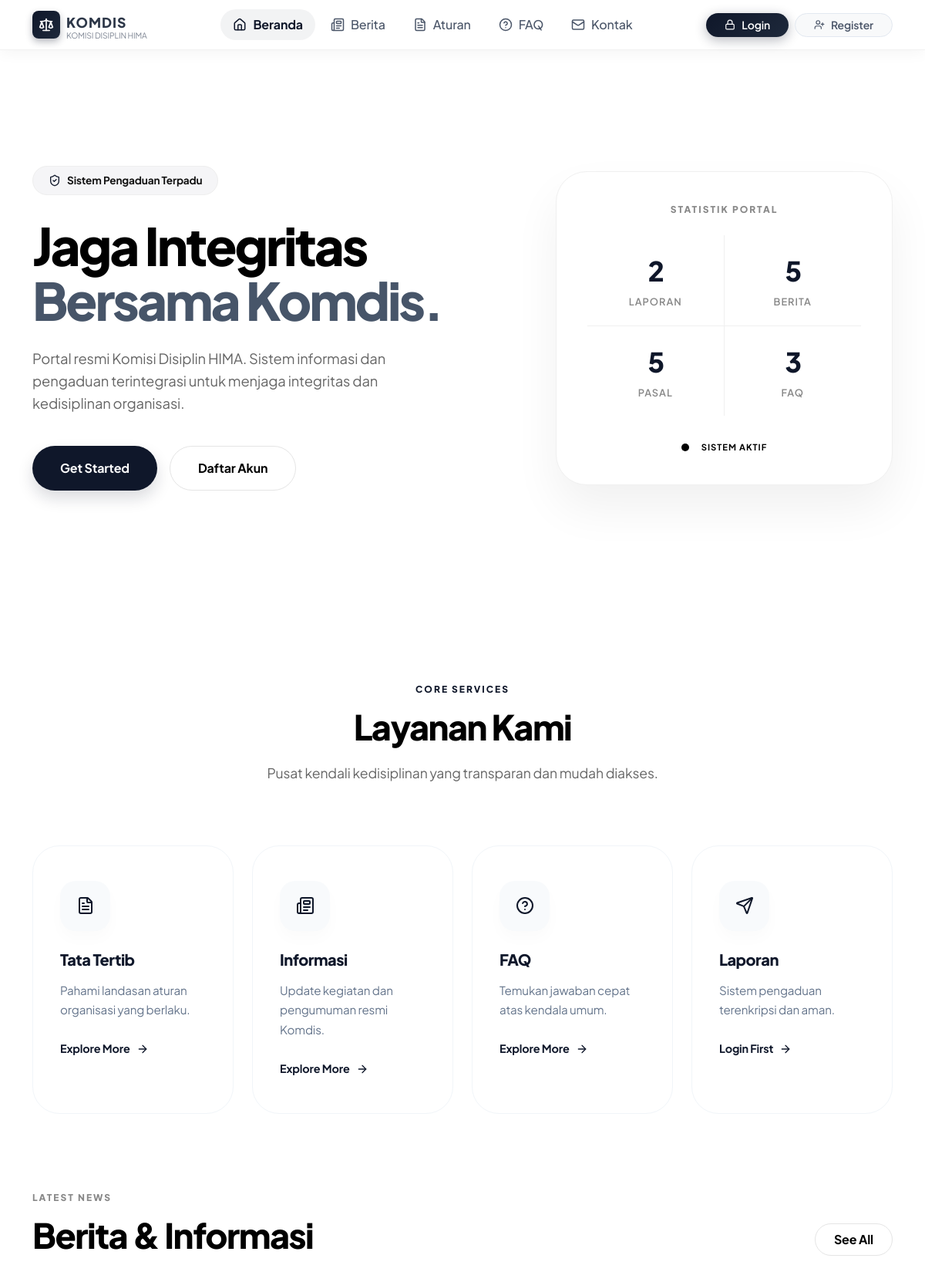
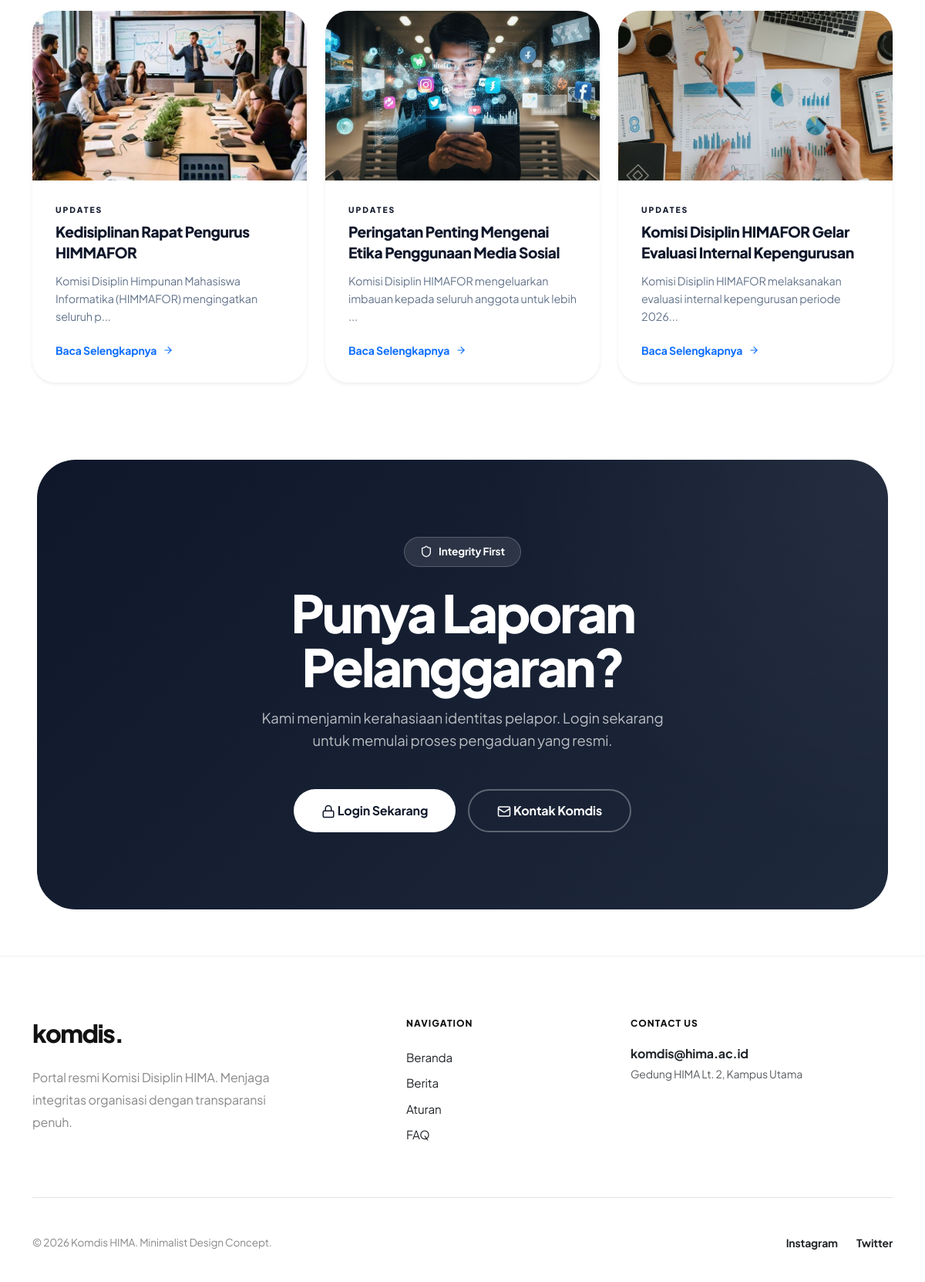
/guest/home.php, run on the app's committed database (2 pictures, top to bottom).
### tables this page shows
CREATE TABLE `berita` (
  `id` int NOT NULL,
  `judul` varchar(255) NOT NULL,
  `isi` text NOT NULL,
  `thumbnail` varchar(255) DEFAULT '',
  `created_at` timestamp NOT NULL DEFAULT CURRENT_TIMESTAMP
);

### guest/home.php (the view, shortened to what this page needs)
<?php
include '../config/koneksi.php';
?>
<!DOCTYPE html>
<html lang="id">
<head>
    <link href="../assets/css/bootstrap.min.css" rel="stylesheet">
</head>
<body>
    <?php
    if (isset($_SESSION['login']) && $_SESSION['role'] == 'user') {
        include '../partials/user_navbar.php';
    } else {
        include '../partials/guest_navbar.php';
    }
    ?>
    <section class="hero">
        <div class="container position-relative">
            <div class="row align-items-center g-5">
                <div class="col-lg-7">
                    <div class="hero-badge">
                        <i data-lucide="shield-check" style="width: 16px; height: 16px; color: #0f172a;"></i> Sistem Pengaduan Terpadu
                    </div>
                    <h1 class="hero-title">
                        Jaga Integritas<span>Bersama Komdis.</span>
                    </h1>
                    <p class="hero-desc">
                        Portal resmi Komisi Disiplin HIMA. Sistem informasi dan pengaduan terintegrasi untuk menjaga
                        integritas dan kedisiplinan organisasi.
                    </p>
                    <div class="d-flex flex-wrap gap-3">
                        <?php if (isset($_SESSION['login'])): ?>
                            <?php $dashboardUrl = ($_SESSION['role'] == 'admin') ? '../admin/dashboard.php' : '../user/dashboard.php'; ?>
                            <a href="<?= $dashboardUrl ?>" class="btn-hero-primary">Ke Dashboard</a>
                        <?php else: ?>
                            <a href="../auth/login.php" class="btn-hero-primary">Get Started</a>
                            <a href="../auth/register.php" class="btn-hero-secondary">Daftar Akun</a>
                        <?php endif; ?>
                    </div>
                </div>
                <div class="col-lg-5">
                    <div class="hero-card-float">
                        <p class="section-label text-center mb-4">Statistik Portal</p>
                        <div class="row g-0">
                            <div class="col-6 stat-item"
                                style="border-right:1px solid #f0f0f0; border-bottom:1px solid #f0f0f0;">
                                <?php
                                $jml_laporan = 0;
                                try {
                                    $jml_laporan = @mysqli_fetch_row(mysqli_query($conn, "SELECT COUNT(*) FROM laporan"))[0] ?? 0;
                                } catch (Exception $e) {
                                }
                                ?>
                                <div class="num"><span><?= $jml_laporan ?></span></div>
                                <div class="lbl">Laporan</div>
                            </div>
                            <div class="col-6 stat-item" style="border-bottom:1px solid #f0f0f0;">
                                <?php
                                $jml_berita = 0;
                                try {
                                    $jml_berita = @mysqli_fetch_row(mysqli_query($conn, "SELECT COUNT(*) FROM berita"))[0] ?? 0;
                                } catch (Exception $e) {
                                }
                                ?>
                                <div class="num"><span><?= $jml_berita ?></span></div>
                                <div class="lbl">Berita</div>
                            </div>
                            <div class="col-6 stat-item" style="border-right:1px solid #f0f0f0;">
                                <?php
                                $jml_aturan = 0;
                                try {
                                    $jml_aturan = @mysqli_fetch_row(mysqli_query($conn, "SELECT COUNT(*) FROM aturan"))[0] ?? 0;
                                } catch (Exception $e) {
                                }
                                ?>
                                <div class="num"><span><?= $jml_aturan ?></span></div>
                                <div class="lbl">Pasal</div>
                            </div>
                            <div class="col-6 stat-item">
                                <?php
                                $jml_faq = 0;
                                try {
                                    $jml_faq = @mysqli_fetch_row(mysqli_query($conn, "SELECT COUNT(*) FROM faq"))[0] ?? 0;
                                } catch (Exception $e) {
                                }
                                ?>
                                <div class="num"><span><?= $jml_faq ?></span></div>
                                <div class="lbl">FAQ</div>
                            </div>
                        </div>
                        <div class="mt-4 pt-2 d-flex align-items-center gap-3 justify-content-center">
                            <div class="pulse-dot"></div>
                            <small
                                style="color:#000; font-weight:700; text-transform: uppercase; font-size: 0.7rem; letter-spacing: 1px;">Sistem
                                Aktif</small>
                        </div>
                    </div>
                </div>
            </div>
        </div>
    </section>
    <section class="section">
        <div class="container">
            <div class="text-center mb-5 pb-3">
                <div class="section-label" style="color: #0f172a;">Core Services</div>
                <h2 class="section-title">Layanan Kami</h2>
                <p class="section-sub mx-auto">Pusat kendali kedisiplinan yang transparan dan mudah diakses.</p>
            </div>
            <div class="row g-4">
                <div class="col-md-6 col-lg-3">
                    <div class="feature-card">
                        <div class="feature-icon"><i data-lucide="file-text"></i></div>
                        <h5>Tata Tertib</h5>
                        <p>Pahami landasan aturan organisasi yang berlaku.</p>
                        <a href="aturan.php" class="btn-feature-link">Explore More <i data-lucide="arrow-right" style="width: 16px;"></i></a>
                    </div>
                </div>
                <div class="col-md-6 col-lg-3">
                    <div class="feature-card">
                        <div class="feature-icon"><i data-lucide="newspaper"></i></div>
                        <h5>Informasi</h5>
                        <p>Update kegiatan dan pengumuman resmi Komdis.</p>
                        <a href="berita.php" class="btn-feature-link">Explore More <i data-lucide="arrow-right" style="width: 16px;"></i></a>
                    </div>
                </div>
                <div class="col-md-6 col-lg-3">
                    <div class="feature-card">
                        <div class="feature-icon"><i data-lucide="help-circle"></i></div>
                        <h5>FAQ</h5>
                        <p>Temukan jawaban cepat atas kendala umum.</p>
                        <a href="faq.php" class="btn-feature-link">Explore More <i data-lucide="arrow-right" style="width: 16px;"></i></a>
                    </div>
                </div>
                <div class="col-md-6 col-lg-3">
                    <div class="feature-card">
                        <div class="feature-icon"><i data-lucide="send"></i></div>
                        <h5>Laporan</h5>
                        <p>Sistem pengaduan terenkripsi dan aman.</p>
                        <a href="../auth/login.php" class="btn-feature-link">Login First <i data-lucide="arrow-right" style="width: 16px;"></i></a>
                    </div>
                </div>
            </div>
        </div>
    </section>
    <?php
    $berita_list = false;
    try {
        $berita_list = mysqli_query($conn, "SELECT * FROM berita ORDER BY id DESC LIMIT 3");
    } catch (Exception $e) {
    }
    if ($berita_list && mysqli_num_rows($berita_list) > 0):
        ?>
        <section class="section pt-0">
            <div class="container">
                <div class="d-flex justify-content-between align-items-end mb-5 flex-wrap gap-3">
                    <div>
                        <div class="section-label">Latest News</div>
                        <h2 class="section-title mb-0">Berita & Informasi</h2>
                    </div>
                    <a href="berita.php" class="btn-hero-secondary py-2 px-4">See All</a>
                </div>
                <div class="row g-4">
                    <?php while ($b = mysqli_fetch_assoc($berita_list)): ?>
                        <div class="col-md-4">
                            <div class="news-card border-0 shadow-sm">
                                <?php if (!empty($b['thumbnail'])): ?>
                                    <div class="overflow-hidden">
                                        <img src="../assets/upload/berita/<?= htmlspecialchars($b['thumbnail']) ?>"
                                            alt="<?= htmlspecialchars($b['judul']) ?>">
                                    </div>
                                <?php else: ?>
                                    <div class="news-no-img"><i data-lucide="newspaper" class="text-muted" style="width: 48px; height: 48px;"></i></div>
                                <?php endif; ?>
                                <div class="card-body">
                                    <span class="section-label mb-2 d-block" style="font-size: 0.65rem; color: #0f172a;">Updates</span>
                                    <h6><?= htmlspecialchars($b['judul']) ?></h6>
                                    <p><?= htmlspecialchars(substr(strip_tags($b['isi']), 0, 80)) ?>...</p>
                                    <a href="detail_berita.php?id=<?= $b['id'] ?>"
                                        class="fw-bold text-navy text-decoration-none small d-flex align-items-center gap-2">Baca Selengkapnya <i data-lucide="arrow-right" style="width: 14px;"></i></a>
                                </div>
                            </div>
                        </div>
                    <?php endwhile; ?>
                </div>
            </div>
        </section>
    <?php endif; ?>
    <section class="cta-section mx-md-5">
        <div class="container text-center position-relative" style="z-index: 2;">
            <div class="hero-badge mb-4"><i data-lucide="shield" style="width: 16px; height: 16px; color: #fff;"></i> Integrity First</div>
            <h2 class="hero-title mb-3">Punya Laporan<br>Pelanggaran?</h2>
            <p class="hero-desc mx-auto mb-5">
                Kami menjamin kerahasiaan identitas pelapor. Login sekarang untuk memulai proses pengaduan yang resmi.
            </p>
            <div class="d-flex justify-content-center gap-3 flex-wrap">
                <?php if (isset($_SESSION['login'])): ?>
                    <?php $dashboardUrl = ($_SESSION['role'] == 'admin') ? '../admin/dashboard.php' : '../user/dashboard.php'; ?>
                    <a href="<?= $dashboardUrl ?>" class="btn-cta-light"><i data-lucide="layout-dashboard" style="width: 18px; height: 18px;"></i> Ke Dashboard</a>
                <?php else: ?>
                    <a href="../auth/login.php" class="btn-cta-light"><i data-lucide="lock" style="width: 18px; height: 18px;"></i> Login Sekarang</a>
                    <a href="kontak.php" class="btn-cta-outline"><i data-lucide="mail" style="width: 18px; height: 18px;"></i> Kontak Komdis</a>
                <?php endif; ?>
            </div>
        </div>
        <div class="position-absolute top-0 start-0 w-100 h-100" style="background: radial-gradient(circle at top right, rgba(255,255,255,0.05) 0%, transparent 40%); pointer-events: none;"></div>
    </section>
    <footer class="site-footer">
        <div class="container">
            <div class="row g-5 mb-5">
                <div class="col-md-5">
                    <h2 style="font-weight: 800; letter-spacing: -1.5px; margin-bottom: 25px;">komdis.</h2>
                    <p style="color:#888; line-height: 1.8; max-width: 350px;">Portal resmi Komisi Disiplin HIMA.
                        Menjaga integritas organisasi dengan transparansi penuh.</p>
                </div>
                <div class="col-md-3">
                    <h6
                        style="font-weight:800; margin-bottom:20px; text-transform: uppercase; font-size: 0.75rem; letter-spacing: 1px;">
                        Navigation</h6>
                    <ul class="list-unstyled" style="font-size:.95rem; line-height: 2.2;">
                        <li><a href="home.php" class="text-dark text-decoration-none">Beranda</a></li>
                        <li><a href="berita.php" class="text-dark text-decoration-none">Berita</a></li>
                        <li><a href="aturan.php" class="text-dark text-decoration-none">Aturan</a></li>
                        <li><a href="faq.php" class="text-dark text-decoration-none">FAQ</a></li>
                    </ul>
                </div>
                <div class="col-md-4">
                    <h6
                        style="font-weight:800; margin-bottom:20px; text-transform: uppercase; font-size: 0.75rem; letter-spacing: 1px;">
                        Contact Us</h6>
                    <p class="text-dark mb-1 fw-bold">komdis@hima.ac.id</p>
                    <p class="text-muted small">Gedung HIMA Lt. 2, Kampus Utama</p>
                </div>
            </div>
            <div class="pt-5 border-top d-flex justify-content-between align-items-center flex-wrap gap-3">
                <p style="font-size:.85rem;color:#888; margin:0;">© <?= date('Y') ?> Komdis HIMA. Minimalist Design
                    Concept.</p>
                <div class="d-flex gap-4">
                    <a href="#" class="text-dark text-decoration-none small fw-bold">Instagram</a>
                    <a href="#" class="text-dark text-decoration-none small fw-bold">Twitter</a>
                </div>
            </div>
        </div>
    </footer>
</body>
</html>

### data on the page
berita: thumbnail (picture), judul "Kedisiplinan Rapat Pengurus HIMMAFOR", isi "Komisi Disiplin Himpunan Mahasiswa Informatika (HIMMAFOR) mengingatkan seluruh p"
berita: thumbnail (picture), judul "Peringatan Penting Mengenai Etika Penggunaan Media Sosial", isi "Komisi Disiplin HIMAFOR mengeluarkan imbauan kepada seluruh anggota untuk lebih"
berita: thumbnail (picture), judul "Komisi Disiplin HIMAFOR Gelar Evaluasi Internal Kepengurusan", isi "Komisi Disiplin HIMAFOR melaksanakan evaluasi internal kepengurusan periode 2026"

### other printed values
$jml_laporan "2"
$jml_berita "5"
$jml_aturan "5"
$jml_faq "3"
